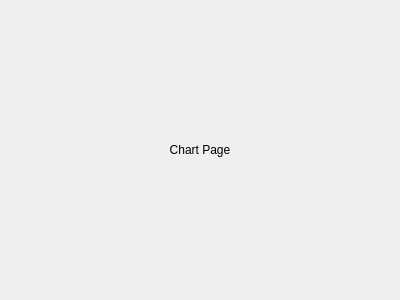
<?xml version="1.0" encoding="UTF-8"?>
<ui version="4.0">
 <class>ChartPage</class>
 <widget class="QWidget" name="ChartPage">
  <property name="geometry">
   <rect>
    <x>0</x>
    <y>0</y>
    <width>400</width>
    <height>300</height>
   </rect>
  </property>
  <property name="windowTitle">
   <string>Form</string>
  </property>
  <layout class="QVBoxLayout" name="verticalLayout">
   <item>
    <widget class="QLabel" name="label">
     <property name="text">
      <string>Chart Page</string>
     </property>
     <property name="alignment">
      <set>Qt::AlignCenter</set>
     </property>
    </widget>
   </item>
  </layout>
 </widget>
 <resources/>
 <connections/>
</ui>
